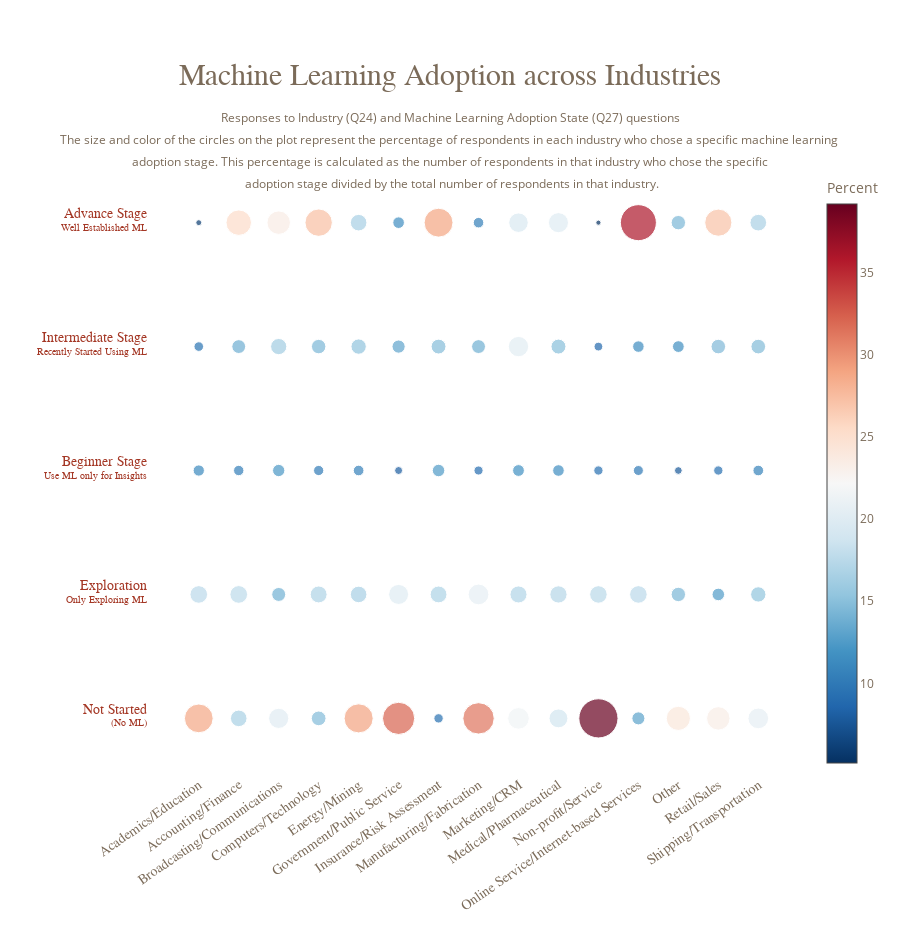

Here is the notebook cell this chart was saved with:
### Code cell
# Get the counts of occurrences of each industry
ai_adoption_totals = scope_df["Q24"].value_counts().to_dict()

# Get the counts of occurrences of each ML adoption stage per industry
ai_adoption = scope_df.groupby(["Q24", "ML_adoption"]).agg({"Q2" : "count"}).reset_index().rename(columns={"Q2": "counts"})

# Get the relative percent 
ai_adoption["relative_percent"] = ai_adoption.apply(lambda x : x["counts"] / ai_adoption_totals[x["Q24"]], axis = 1)

# Ignore categories and states like other, not known, etc. 
ai_adoption = ai_adoption[ai_adoption["ML_adoption"]!= "Not Known"]

hover_template = "Industry: %{x}<br>" + "AI Adoption Stage: %{y}<br>" + "Percentage: %{marker.size:,}" + "<extra></extra>"

create_scatter_plot(
    ai_adoption["Q24"],
    ai_adoption["ML_adoption"].apply(lambda x : x.split(".")[-1]), 
    hover_template,
    ai_adoption['relative_percent']*100, 
    ai_adoption['relative_percent']*100, 
    "Machine Learning Adoption across Industries",
    "Responses to Industry (Q24) and Machine Learning Adoption State (Q27) questions",
    "The size and color of the circles on the plot represent the percentage of respondents in each industry who chose a specific machine learning <br> adoption stage. This percentage is calculated as the number of respondents in that industry who chose the specific <br> adoption stage divided by the total number of respondents in that industry."
)

### Figure 1 — Plotly figure (JSON) as saved in the notebook; plotly's stock layout.template omitted (floating-point values rounded to 4 significant figures)
{"data": [{"hovertemplate": "Industry: %{x}<br>AI Adoption Stage: %{y}<br>Percentage: %{marker.size:,}<extra></extra>", "marker": {"color": [28.75, 17.62, 11.26, 9.606, 5.943, 16.58, 17.71, 10.35, 13.84, 25.44, 20.11, 13.97, 12.29, 16.2, 23.46, 14.69, 16.89, 10.21, 14.43, 27.36, 29.06, 16.56, 10.62, 15.31, 16.56, 32.2, 20, 8, 13.2, 11.6, 9.375, 16.8, 12.5, 14.84, 28.91, 31.37, 20.68, 9.091, 13.9, 10.52, 21.54, 17.07, 11.79, 20.33, 19.51, 18.86, 17.29, 11.59, 14.93, 20.04, 39.18, 17.53, 9.278, 8.763, 5.155, 13.02, 17.57, 9.978, 11.5, 36.01, 24.13, 14.4, 7.733, 11.73, 14.4, 23.37, 12.56, 9.296, 14.57, 27.14, 20.67, 15.33, 10.67, 14.67, 16.67], "colorbar": {"title": {"text": "Percent"}}, "colorscale": [[0, "rgb(5,48,97)"], [0.1, "rgb(33,102,172)"], [0.2, "rgb(67,147,195)"], [0.3, "rgb(146,197,222)"], [0.4, "rgb(209,229,240)"], [0.5, "rgb(247,247,247)"], [0.6, "rgb(253,219,199)"], [0.7, "rgb(244,165,130)"], [0.8, "rgb(214,96,77)"], [0.9, "rgb(178,24,43)"], [1, "rgb(103,0,31)"]], "opacity": 0.7, "showscale": true, "size": [28.75, 17.62, 11.26, 9.606, 5.943, 16.58, 17.71, 10.35, 13.84, 25.44, 20.11, 13.97, 12.29, 16.2, 23.46, 14.69, 16.89, 10.21, 14.43, 27.36, 29.06, 16.56, 10.62, 15.31, 16.56, 32.2, 20, 8, 13.2, 11.6, 9.375, 16.8, 12.5, 14.84, 28.91, 31.37, 20.68, 9.091, 13.9, 10.52, 21.54, 17.07, 11.79, 20.33, 19.51, 18.86, 17.29, 11.59, 14.93, 20.04, 39.18, 17.53, 9.278, 8.763, 5.155, 13.02, 17.57, 9.978, 11.5, 36.01, 24.13, 14.4, 7.733, 11.73, 14.4, 23.37, 12.56, 9.296, 14.57, 27.14, 20.67, 15.33, 10.67, 14.67, 16.67]}, "mode": "markers", "type": "scatter", "x": ["Academics/Education", "Academics/Education", "Academics/Education", "Academics/Education", "Academics/Education", "Accounting/Finance", "Accounting/Finance", "Accounting/Finance", "Accounting/Finance", "Accounting/Finance", "Broadcasting/Communications", "Broadcasting/Communications", "Broadcasting/Communications", "Broadcasting/Communications", "Broadcasting/Communications", "Computers/Technology", "Computers/Technology", "Computers/Technology", "Computers/Technology", "Computers/Technology", "Energy/Mining", "Energy/Mining", "Energy/Mining", "Energy/Mining", "Energy/Mining", "Government/Public Service", "Government/Public Service", "Government/Public Service", "Government/Public Service", "Government/Public Service", "Insurance/Risk Assessment", "Insurance/Risk Assessment", "Insurance/Risk Assessment", "Insurance/Risk Assessment", "Insurance/Risk Assessment", "Manufacturing/Fabrication", "Manufacturing/Fabrication", "Manufacturing/Fabrication", "Manufacturing/Fabrication", "Manufacturing/Fabrication", "Marketing/CRM", "Marketing/CRM", "Marketing/CRM", "Marketing/CRM", "Marketing/CRM", "Medical/Pharmaceutical", "Medical/Pharmaceutical", "Medical/Pharmaceutical", "Medical/Pharmaceutical", "Medical/Pharmaceutical", "Non-profit/Service", "Non-profit/Service", "Non-profit/Service", "Non-profit/Service", "Non-profit/Service", "Online Service/Internet-based Services", "Online Service/Internet-based Services", "Online Service/Internet-based Services", "Online Service/Internet-based Services", "Online Service/Internet-based Services", "Other", "Other", "Other", "Other", "Other", "Retail/Sales", "Retail/Sales", "Retail/Sales", "Retail/Sales", "Retail/Sales", "Shipping/Transportation", "Shipping/Transportation", "Shipping/Transportation", "Shipping/Transportation", "Shipping/Transportation"], "y": [" Not Started<br><sup>(No ML)</sup>", " Exploration<br><sup>Only Exploring ML</sup>", " Beginner Stage<br><sup>Use ML only for Insights</sup>", " Intermediate Stage<br><sup>Recently Started Using ML</sup>", " Advance Stage<br><sup>Well Established ML</sup>", " Not Started<br><sup>(No ML)</sup>", " Exploration<br><sup>Only Exploring ML</sup>", " Beginner Stage<br><sup>Use ML only for Insights</sup>", " Intermediate Stage<br><sup>Recently Started Using ML</sup>", " Advance Stage<br><sup>Well Established ML</sup>", " Not Started<br><sup>(No ML)</sup>", " Exploration<br><sup>Only Exploring ML</sup>", " Beginner Stage<br><sup>Use ML only for Insights</sup>", " Intermediate Stage<br><sup>Recently Started Using ML</sup>", " Advance Stage<br><sup>Well Established ML</sup>", " Not Started<br><sup>(No ML)</sup>", " Exploration<br><sup>Only Exploring ML</sup>", " Beginner Stage<br><sup>Use ML only for Insights</sup>", " Intermediate Stage<br><sup>Recently Started Using ML</sup>", " Advance Stage<br><sup>Well Established ML</sup>", " Not Started<br><sup>(No ML)</sup>", " Exploration<br><sup>Only Exploring ML</sup>", " Beginner Stage<br><sup>Use ML only for Insights</sup>", " Intermediate Stage<br><sup>Recently Started Using ML</sup>", " Advance Stage<br><sup>Well Established ML</sup>", " Not Started<br><sup>(No ML)</sup>", " Exploration<br><sup>Only Exploring ML</sup>", " Beginner Stage<br><sup>Use ML only for Insights</sup>", " Intermediate Stage<br><sup>Recently Started Using ML</sup>", " Advance Stage<br><sup>Well Established ML</sup>", " Not Started<br><sup>(No ML)</sup>", " Exploration<br><sup>Only Exploring ML</sup>", " Beginner Stage<br><sup>Use ML only for Insights</sup>", " Intermediate Stage<br><sup>Recently Started Using ML</sup>", " Advance Stage<br><sup>Well Established ML</sup>", " Not Started<br><sup>(No ML)</sup>", " Exploration<br><sup>Only Exploring ML</sup>", " Beginner Stage<br><sup>Use ML only for Insights</sup>", " Intermediate Stage<br><sup>Recently Started Using ML</sup>", " Advance Stage<br><sup>Well Established ML</sup>", " Not Started<br><sup>(No ML)</sup>", " Exploration<br><sup>Only Exploring ML</sup>", " Beginner Stage<br><sup>Use ML only for Insights</sup>", " Intermediate Stage<br><sup>Recently Started Using ML</sup>", " Advance Stage<br><sup>Well Established ML</sup>", " Not Started<br><sup>(No ML)</sup>", " Exploration<br><sup>Only Exploring ML</sup>", " Beginner Stage<br><sup>Use ML only for Insights</sup>", " Intermediate Stage<br><sup>Recently Started Using ML</sup>", " Advance Stage<br><sup>Well Established ML</sup>", " Not Started<br><sup>(No ML)</sup>", " Exploration<br><sup>Only Exploring ML</sup>", " Beginner Stage<br><sup>Use ML only for Insights</sup>", " Intermediate Stage<br><sup>Recently Started Using ML</sup>", " Advance Stage<br><sup>Well Established ML</sup>", " Not Started<br><sup>(No ML)</sup>", " Exploration<br><sup>Only Exploring ML</sup>", " Beginner Stage<br><sup>Use ML only for Insights</sup>", " Intermediate Stage<br><sup>Recently Started Using ML</sup>", " Advance Stage<br><sup>Well Established ML</sup>", " Not Started<br><sup>(No ML)</sup>", " Exploration<br><sup>Only Exploring ML</sup>", " Beginner Stage<br><sup>Use ML only for Insights</sup>", " Intermediate Stage<br><sup>Recently Started Using ML</sup>", " Advance Stage<br><sup>Well Established ML</sup>", " Not Started<br><sup>(No ML)</sup>", " Exploration<br><sup>Only Exploring ML</sup>", " Beginner Stage<br><sup>Use ML only for Insights</sup>", " Intermediate Stage<br><sup>Recently Started Using ML</sup>", " Advance Stage<br><sup>Well Established ML</sup>", " Not Started<br><sup>(No ML)</sup>", " Exploration<br><sup>Only Exploring ML</sup>", " Beginner Stage<br><sup>Use ML only for Insights</sup>", " Intermediate Stage<br><sup>Recently Started Using ML</sup>", " Advance Stage<br><sup>Well Established ML</sup>"]}], "layout": {"font": {"color": "#7b6b59"}, "height": 950, "margin": {"t": 170}, "paper_bgcolor": "#fff", "plot_bgcolor": "#fff", "showlegend": false, "title": {"text": "<span style='font-size:30px; font-family:Times New Roman'>Machine Learning Adoption across Industries</span><br><br><sup>Responses to Industry (Q24) and Machine Learning Adoption State (Q27) questions</sup><br><sup>The size and color of the circles on the plot represent the percentage of respondents in each industry who chose a specific machine learning <br> adoption stage. This percentage is calculated as the number of respondents in that industry who chose the specific <br> adoption stage divided by the total number of respondents in that industry.</sup>", "x": 0.5, "xanchor": "center"}, "width": 900, "xaxis": {"gridcolor": "#c9c4c3", "linecolor": "#c9c4c3", "linewidth": 1, "showgrid": false, "showline": false, "tickangle": -35, "tickfont": {"color": "#7b6b59", "family": "Verdana", "size": 14}, "title": {"font": {"color": "#f57369", "family": "Verdana", "size": 14}, "text": ""}}, "yaxis": {"gridcolor": "#fff", "linecolor": "#000", "linewidth": 1, "showgrid": false, "showline": false, "tickfont": {"color": "#a43725", "family": "Verdana", "size": 14}, "title": {"font": {"color": "#f57369", "family": "Verdana", "size": 14}, "text": ""}}}}
